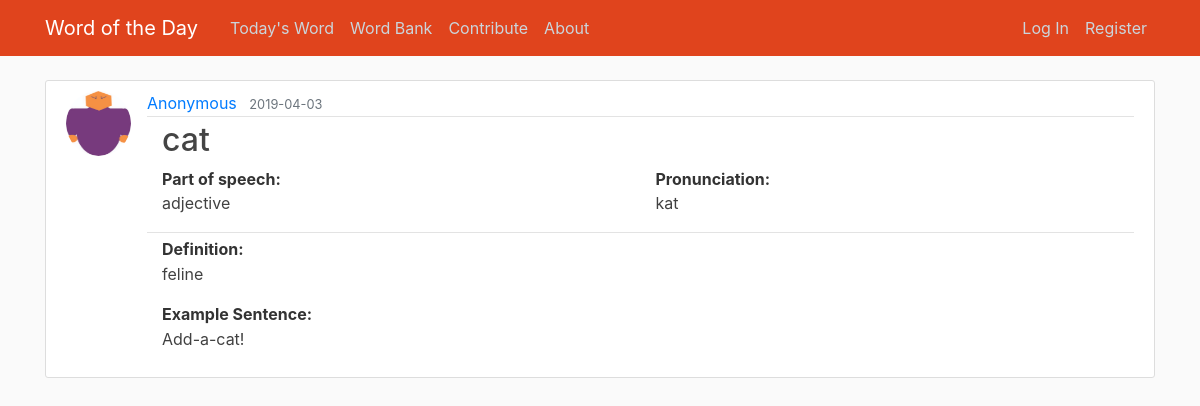
The app's page /word/191, older data.
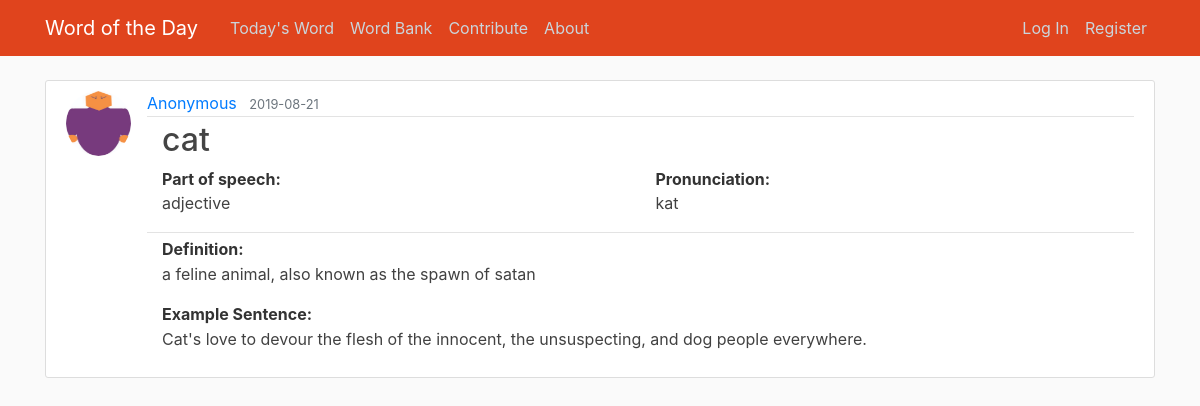
The same page, newer data.
### wotd/models.py (models this page shows, shortened)
class Word(db.Model):
    id = db.Column(db.Integer, primary_key=True)
    word = db.Column(db.String(100), nullable=False)
    partOfSpeech_id = db.Column(db.Integer, db.ForeignKey('part_of_speech.id'), nullable=False)
    definition = db.Column(db.Text, nullable=False)
    exampleSentence = db.Column(db.Text, nullable=False)
    ipa = db.Column(db.Text, nullable=True)
    date_added = db.Column(db.DateTime, nullable=False, default=datetime.utcnow)
    date_published = db.Column(db.Date, nullable=True)
    user_id = db.Column(db.Integer, db.ForeignKey('user.id'), nullable=True)

### wotd/routes.py (the view)
@app.route("/word/<int:word_id>")
def word(word_id):
    word = Word.query.get_or_404(word_id)
    return render_template('word.html', title=word.word, word=word, user=current_user)

### wotd/templates/word.html (shortened to what this page needs)
{% extends "layout.html" %}
{% block content %}
        <article class="media content-section">
          <img class="rounded-circle article-img" src="{{ url_for('static', filename='profile_pics/' + word.contributor.image_file) }}">
            <div class="media-body">
                <div class="article-metadata">
                  <a class="mr-2" href="{{ url_for('word_bank_user', user_id=word.user_id) }}">{{ word.contributor.username }}</a>
                  {% if word.date_published %}
                    <small class="text-muted">{{ word.date_published.strftime('%Y-%m-%d') }}</small>
                  {% endif %}
                </div>
                <div class="container">
                    <h2 class="article-title">{{ word.word }}</h2>
                    <div class="row article-metadata">
                        <div class="col-md-6">
                            <b>Part of speech:</b>
                            <p class="article-content">{{ word.part_o_speech.partOfSpeech }}</p>
                        </div>
                        <div class="col-md-6">
                            {% if word.ipa %}
                                <b>Pronunciation:</b>
                                <p class="article-content">{{ word.ipa }}</p>
                            {% endif %}
                        </div>
                    </div>
                <div>
                    <p class="article-header">Definition: </p>
                    <p class="article-content">{{ word.definition }}</p>
                </div>
                <div>
                    <p class="article-header">Example Sentence: </p>
                    <p class="article-content">{{ word.exampleSentence }}</p>
                </div>
                </div>
            </div>
        </article>
{% endblock content %}

Row changes from the older to the newer data that the page shows:
changed Word "cat": date_published "2019-04-03" → "2019-08-21"; definition "feline" → "a feline animal, also known as the spawn of satan"; exampleSentence "Add-a-cat!" → "Cat's love to devour the flesh of the innocent, the unsuspecting, and dog people everywhere."
